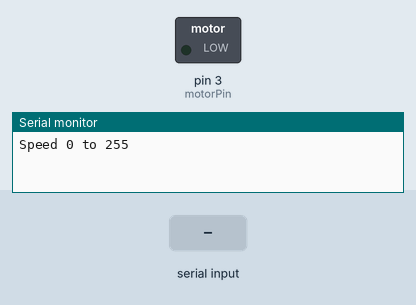
Recording of a sketch running on a simulated Arduino Uno, built with avr-gcc and run on an emulated ATmega328P. On the bench: switched loads named in the sketch (green lamp = pin HIGH), the last lines printed to the serial monitor. Inputs (shaded band) come from the test bench.

Above: at 1.2 s.
1.3 s: byte 30 received over Serial
At 1.45 s:
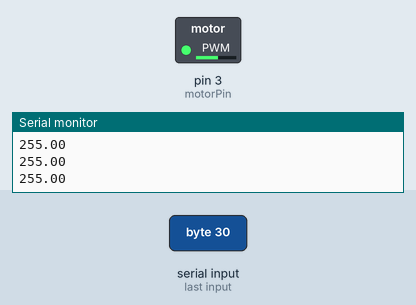
3.4 s: byte 90 received over Serial
Timing chart, 0 to 6.4 s (numbered marks = the images above; inputs shaded):
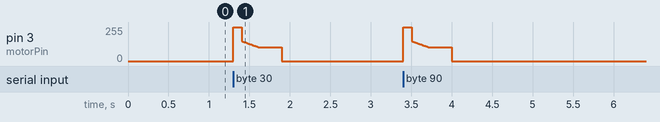

The sketch:

vibreur_test__2.ino
```cpp
/*
Adafruit Arduino - Lesson 13. DC Motor
*/


int motorPin = 3;
int speed ;

bool fireCastToken = LOW ;

void fireCastFb(){


  static bool effetStopFlag ;
  static unsigned long chrono ;
  static unsigned long timeTag ;
  static int red ;
  static int green ;
  static int blue ;
  static float vibreur ;
  static int TC0 = 0 ;
  static int TC1 = 70 ;
  static int TC2 = TC1 + 20 ;
  static int TC3 = TC2 + 500 ;
  static bool refresh ;
  static unsigned long nextRefresh ;

  static int TC4 ;

  if (chrono > nextRefresh ) {refresh = true;}

  if (millis()-100>chrono+timeTag) {timeTag=millis(); refresh = true ;}
  chrono=millis() - timeTag;


  if (chrono>TC0 && chrono<TC1 ) {


      vibreur = 255 ;//map(chrono, TC0, TC1, 40, 255) ;
      Serial.println(vibreur);

      analogWrite(motorPin, vibreur);

      refresh = false;
      nextRefresh = chrono + 100 ;

  }
  if (chrono>TC1 && chrono<TC2 ) {


      //vibreur = random(40, 255) ;
      vibreur = 255 ;
      Serial.println(vibreur);

      analogWrite(motorPin, vibreur);

      refresh = false;
      nextRefresh = chrono + 200 ;
  }
  if (chrono>TC2 && chrono<TC3 ) {  //&& refresh


      vibreur = map(chrono, TC2, TC3, 150, 40) ;
      Serial.println(vibreur);
      analogWrite(motorPin, vibreur);

      refresh = false;
      nextRefresh = chrono + 100 ;
  }
  if (chrono>TC3 ) {
      fireCastToken=LOW;
      vibreur = 0 ;
      Serial.println(vibreur);
      analogWrite(motorPin, vibreur);

  }
};

void setup()
{
  pinMode(motorPin, OUTPUT);
  Serial.begin(9600);
  while (! Serial);
  Serial.println("Speed 0 to 255");
}


void loop()
{

  if (Serial.available())
  {
    int erf = Serial.read() ;
Serial.println(erf);
    fireCastToken = true ;
    /*
    speed = Serial.parseInt();
    if (speed >= 0 && speed <= 255)
    {
      analogWrite(motorPin, speed);
    }*/
  }

if (fireCastToken) {fireCastFb();}


}
```
